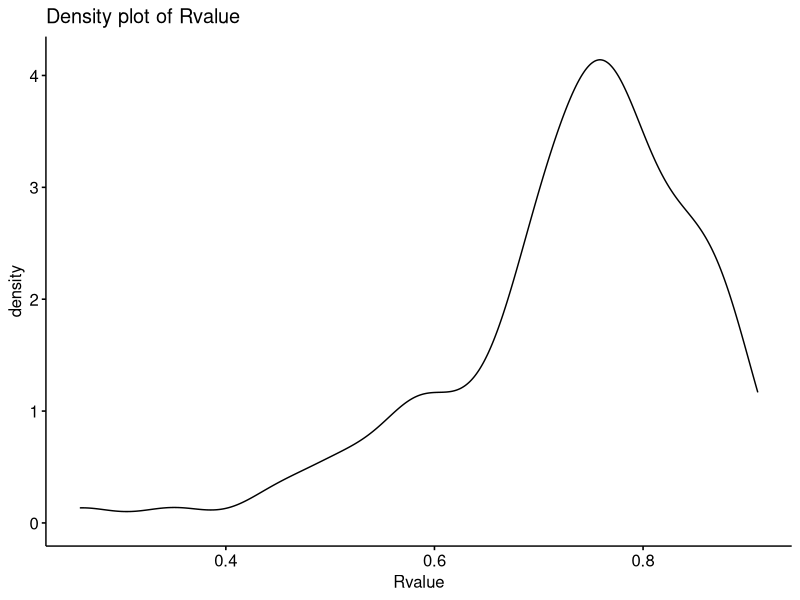
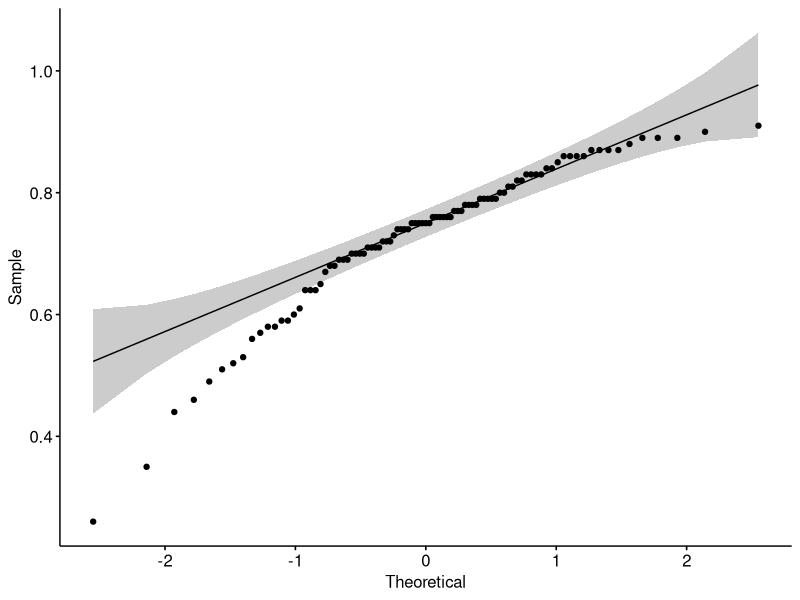
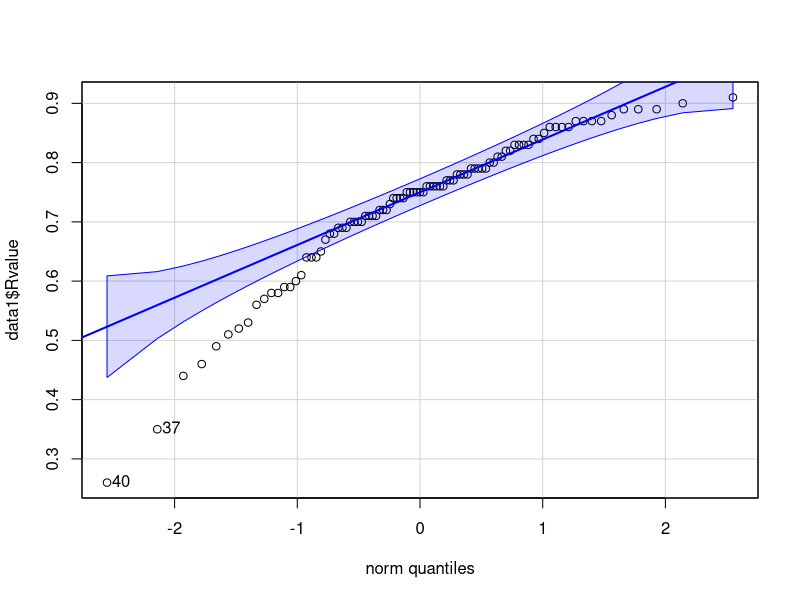
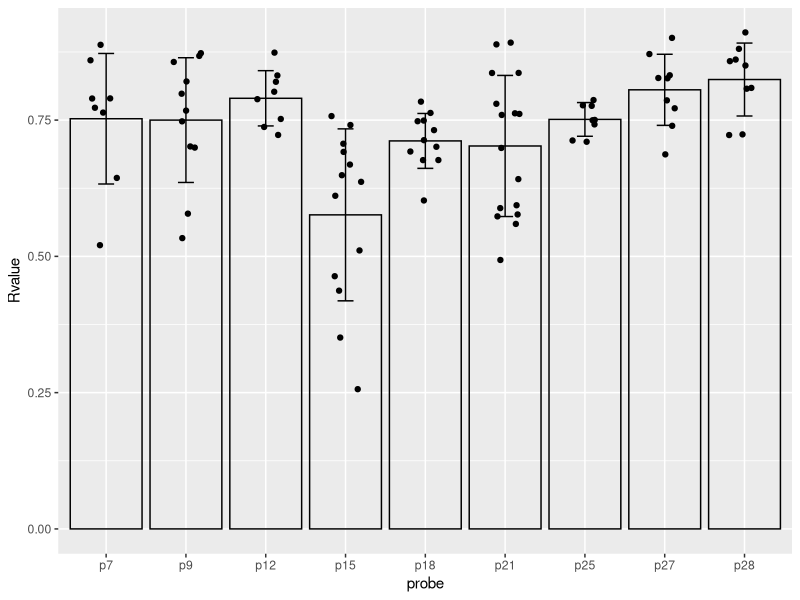
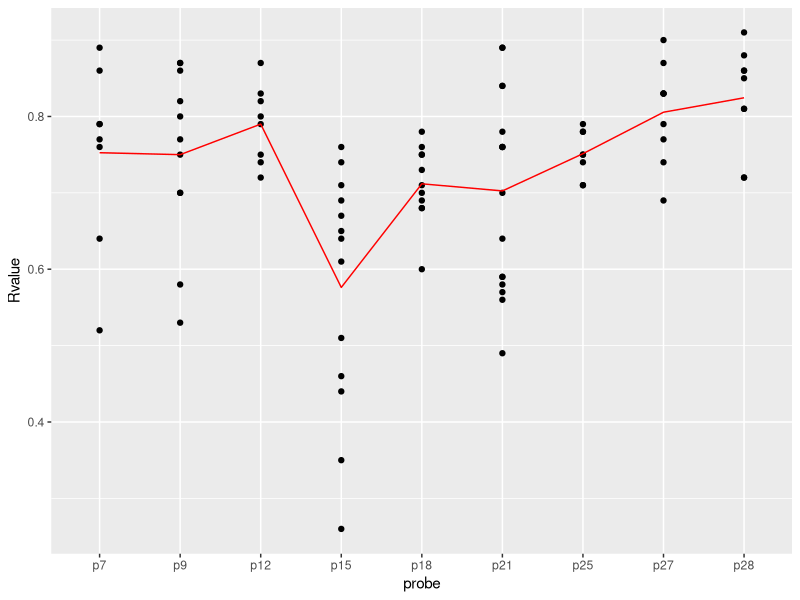
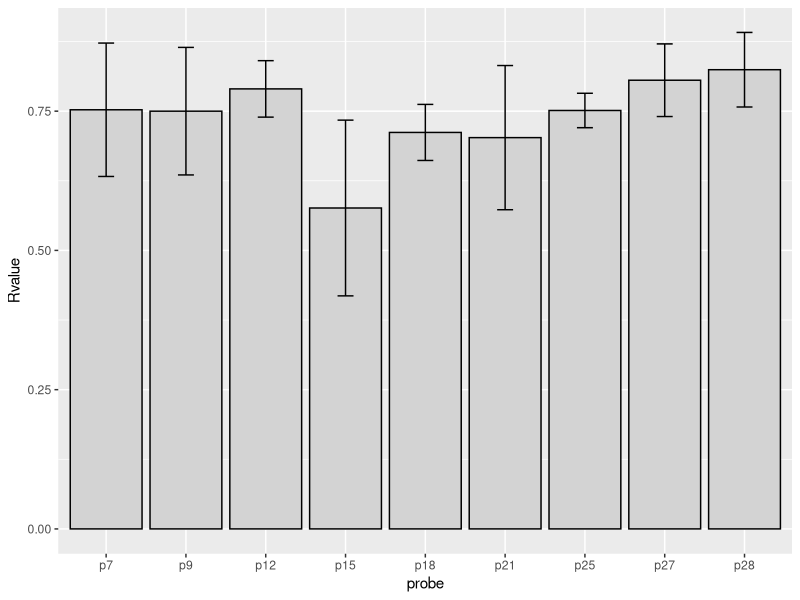
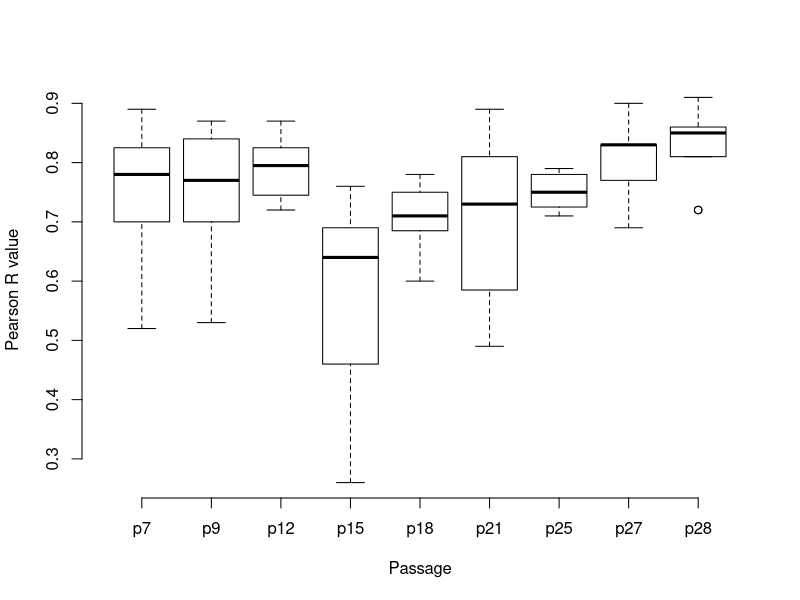
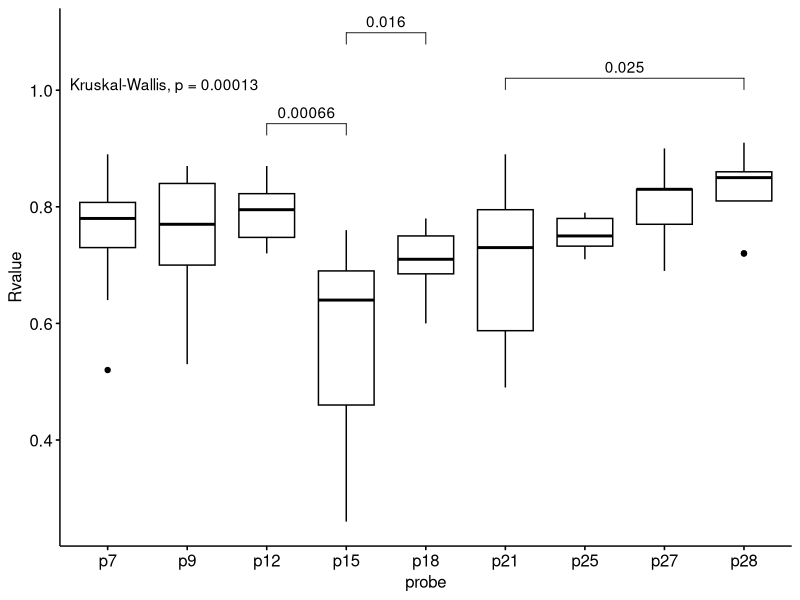

These figures' R source, in order: (Note: this script raises an error after producing the figures.)
library(ggplot2)
library(plyr)
library(dplyr) 
library(ggpubr)
library(car)
library(stringi)
library(Hmisc)
library(gplots)

#data0 <- read.csv('coloc.csv')

data1 <- read.csv('coloc1.csv')

#data0$probe <- ordered(data0$probe,
#                            levels = c("p7", "p9", "p12", 
#                                       "p15", "p18", "p20", 
#                                       "p21", "p25", "p27", 
#                                       "p28"))

data1$probe <- ordered(data1$probe,
                       levels = c("p7", "p9", "p12", 
                                  "p15", "p18", 
                                  "p21", "p25", "p27", 
                                  "p28"))
# normality test
# perform the Shapiro-Wilk test of normality for one variable (univariate):

shapiro.test(data1$Rvalue)

# Kruskal Wallis Test One Way Anova by Ranks 

kruskal.test(data1$Rvalue ~ data1$probe)


# Density plot: the density plot provides a visual judgment about whether the distribution is bell shaped.


ggdensity(data1$Rvalue, 
          main = "Density plot of Rvalue",
          xlab = "Rvalue")


# Q-Q plot: Q-Q plot (or quantile-quantile plot) draws the correlation between a given sample and the normal distribution. 

ggqqplot(data1$Rvalue)

qqPlot(data1$Rvalue)


# Perform pairwise comparisons
# ?compare_means

compare_means(Rvalue ~ probe,  data = data1, method = "t.test")
compare_means(Rvalue ~ probe,  data = data1, method = "wilcox.test")

write.csv(compare_means(Rvalue ~ probe,  data = data1, method = "t.test"), file="t.test.csv")
write.csv(compare_means(Rvalue ~ probe,  data = data1, method = "wilcox.test"), file="wilcox.test.csv")

#View(compare_means(Rvalue ~ probe,  data = data1, method = "t.test"))
#View(compare_means(Rvalue ~ probe,  data = data1, method = "wilcox.test"))

## Compute summary statistics for the variable len organized into groups by the variable dose:

df.summary <- group_by(data1, probe) %>%
  summarise(
    sd = sd(Rvalue, na.rm = TRUE),
    Rvalue = mean(Rvalue)
  )


df.summary

# (2) Bar plots of means + individual jitter points + errors

df <- data1

ggplot(df, aes(probe, Rvalue)) +
  geom_bar(stat = "identity", data = df.summary,
           fill = NA, color = "black") +
  geom_jitter(position = position_jitter(0.2),
               color = "black") + 
  geom_errorbar(
    aes(ymin = Rvalue-sd, ymax = Rvalue+sd),
    data = df.summary, width = 0.2)

# add line connecting means:

qplot(probe, Rvalue, data=data1) + 
  stat_summary(fun.y=mean, colour="red", geom="line", aes(group = 1))

# (2) Bar plot

ggplot(df.summary, aes(probe, Rvalue)) +
  geom_bar(stat = "identity", fill = "lightgray", 
           color = "black") +
  geom_errorbar(aes(ymin = Rvalue-sd, ymax = Rvalue+sd), width = 0.2)


# One-way ANOVA

# If you still want to use R base graphs, type the following scripts:

# Box plot
boxplot(Rvalue ~ probe, data = data1,
        xlab = "Passage", ylab = "Pearson R value",
        frame = FALSE, col = c("#ffffff"))

# Visualize: Specify the comparisons you want color
my_comparisons <- list( c("p12","p15"), c("p21","p28"), c("p15", "p18"))

ggboxplot(data1, x = "probe", y = "Rvalue")+ 
  stat_compare_means(comparisons = my_comparisons)+ 
  stat_compare_means(label.y = 1)

# simple ggplot

ggplot(data1, aes(x = probe, y = Rvalue)) + 
  geom_boxplot()

#my_comparisons <- list( c("p21","p28"), c("p15","p12"))
#ggboxplot(data1, x = "probe", y = "Rvalue",
#          color = "probe", palette = "jco")+ 
#  stat_compare_means(comparisons = my_comparisons)+ 
#  stat_compare_means(label.y = 1)
#data1$probe <- as.factor(data1$probe)
#obj <- ggplot(data1, aes(x = as.factor(probe), y = Rvalue, col = probe, group = probe))+
#  stat_summary(fun.data = mean_cl_boot, geom = 'errorbar', width = 0.1, position = position_dodge(0.2))+
#  stat_summary(fun.data = mean_cl_boot, geom = 'point', size = 3, position = position_dodge(0.2))+
#  stat_summary(fun.data = mean_cl_boot, geom = 'line', position = position_dodge(0.2))
#obj

# Compute the analysis of variance

res.aov <- aov(Rvalue ~ probe, data = data1)

# Summary of the analysis

summary(res.aov)

TukeyHSD(res.aov)

par(mar = c(4.5, 8, 4.5, 4.5))

plot(TukeyHSD(res.aov), las = 1)

# plotmeans

plotmeans(Rvalue ~ probe, data = data1, frame = FALSE, 
          mean.labels=FALSE, connect=TRUE,
          n.label=TRUE, text.n.label="n = ",
          xlab = "Passages", ylab = "Pearson R value",
          main="Colocalization of Myosin-9 and F-actin in WJMSC-1 cells, 
          \nMean Plot with 95% CI")

#

savehistory(file='myscript.R')

# where plots saved:

plots.dir.path <- list.files(tempdir(), pattern="rs-graphics", full.names = TRUE);
plots.png.paths <- list.files(plots.dir.path, pattern=".png", full.names = TRUE)

# Now, you can copy these files to your desired directory, as follows:
# file.copy(from=plots.png.paths, to="path_to_folder")
